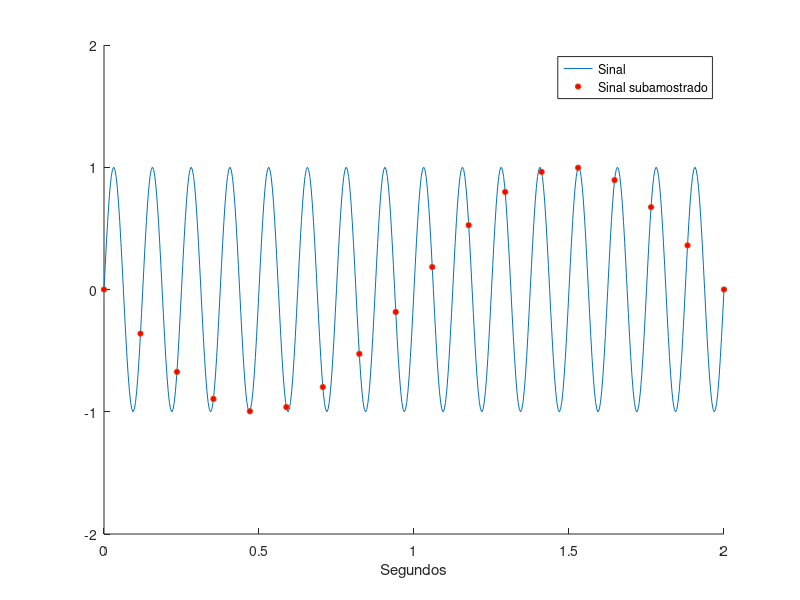

Write the MATLAB code that produced this figure.
clear;clc;close all;
sampling_rate = 8.5;
sampling_duration = 1; 
dt1 = 1/256;
dt2 = sampling_duration/sampling_rate;
% Vetor tempo e função seno 1
t1 = 0:dt1:2;
y1 = sin(2 * pi * 8 * t1);
% Vetor tempor e função seno 2
t2 = 0:dt2:2;
y2 = sin(2 * pi * 8 * t2);
% Plots
hold on 
plot(t1,y1)
plot(t2,y2, 'o', 'MarkerFaceColor', 'red', 'MarkerSize', 4)
legend('Sinal', 'Sinal subamostrado')
xlabel('Segundos')
hold off
axis([0 2 -2 2])